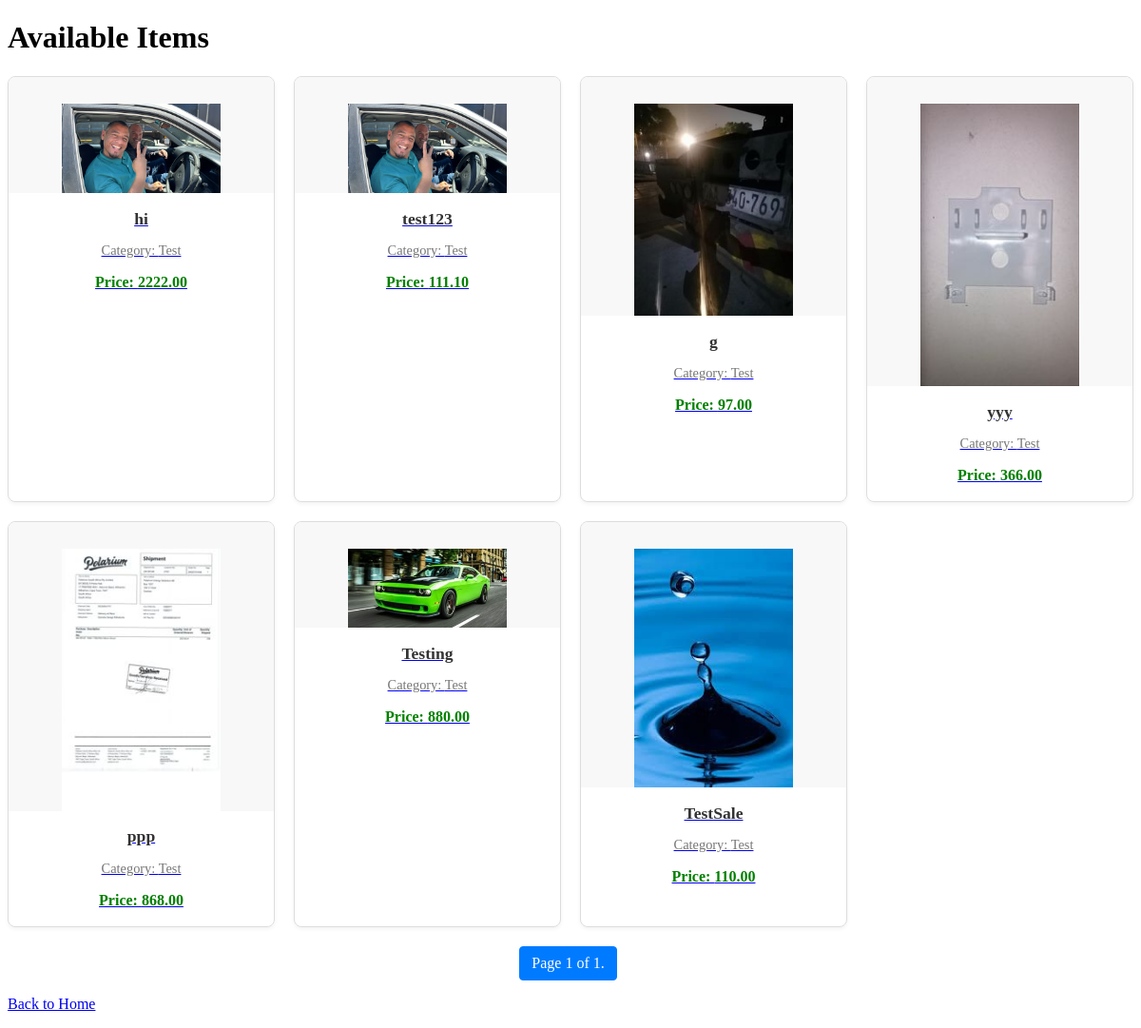
/item_list/, run on the app's committed database.
### marketplace/models.py (models this page shows, shortened)
class Item(models.Model):
    seller = models.ForeignKey(User, on_delete=models.CASCADE)
    title = models.CharField(max_length=200)
    description = models.TextField()
    category = models.ForeignKey(Category, on_delete=models.CASCADE)
    condition = models.CharField(
        max_length=50,
        choices=[
            ('new', 'New'),
            ('like_new', 'Like New'),
            ('very_good', 'Very Good'),
            ('good', 'Good'),
            ('fair', 'Fair'),
            ('damaged', 'Damaged'),
        ],
        default='good'
    )
    price = models.DecimalField(max_digits=10, decimal_places=2)
    selling_price = models.DecimalField(max_digits=10, decimal_places=2,
                                        null=True, blank=True)  # ADD THIS LINE
    image1 = models.ImageField(upload_to='item_images/', null=True, blank=True)
    image2 = models.ImageField(upload_to='item_images/', null=True, blank=True)
    image3 = models.ImageField(upload_to='item_images/', null=True, blank=True)
    image4 = models.ImageField(upload_to='item_images/', null=True, blank=True)
    image5 = models.ImageField(upload_to='item_images/', null=True, blank=True)
    image6 = models.ImageField(upload_to='item_images/', null=True, blank=True)
    image1_thumbnail = models.ImageField(upload_to='item_thumbnails/', blank=True, null=True)
    image2_thumbnail = models.ImageField(upload_to='item_thumbnails/', blank=True, null=True)
    image3_thumbnail = models.ImageField(upload_to='item_thumbnails/', blank=True, null=True)
    image4_thumbnail = models.ImageField(upload_to='item_thumbnails/', blank=True, null=True)
    image5_thumbnail = models.ImageField(upload_to='item_thumbnails/', blank=True, null=True)
    image6_thumbnail = models.ImageField(upload_to='item_thumbnails/', blank=True, null=True)
    created_at = models.DateTimeField(auto_now_add=True)
    updated_at = models.DateTimeField(auto_now=True)
    buyer = models.ForeignKey(User, on_delete=models.SET_NULL, related_name='bought_items', null=True, blank=True)
    sold = models.BooleanField(default=False)

class Category(models.Model):
    name = models.CharField(max_length=100, unique=True)
    class Meta:
        verbose_name_plural = "Categories"

### marketplace/views.py (the view)
# urls.py: path('item_list/', views.item_list_view, name='item_list'),
def item_list_view(request):
    item_list = Item.objects.all().order_by('-created_at')
    per_page = 12
    paginator = Paginator(item_list, per_page)
    page = request.GET.get('page')
    try:
        items = paginator.page(page)
    except PageNotAnInteger:
        items = paginator.page(1)
    except EmptyPage:
        items = paginator.page(paginator.num_pages)
    print(f"Type of 'items' in view: {type(items)}")
    print(f"'items.has_previous' in view: {hasattr(items, 'has_previous')}")
    print(f"'items.has_next' in view: {hasattr(items, 'has_next')}")
    print(f"'items.number' in view: {getattr(items, 'number', 'N/A')}")
    print(f"'items.paginator.num_pages' in view: {getattr(items.paginator, 'num_pages', 'N/A') if hasattr(items, 'paginator') else 'N/A'}")
    print(f"Number of items in item_list queryset: {item_list.count()}")
    print(f"Paginator per_page: {paginator.per_page}") # Add this line
    print(f"Paginator count: {paginator.count}")       # Add this line
    context = {'items': items}
    return render(request, 'marketplace/item_list.html', context)

### marketplace/templates/marketplace/item_list.html (shortened to what this page needs)
<!DOCTYPE html>
<html>
<head>
</head>
<body>
    <h1>Available Items</h1>
    {% if items %}
        <div class="item-grid-container">
            {% for item in items %}
                <div class="item-card">
                    <a href="{% url 'item_detail' item.id %}" class="card-link">
                        <div class="card-image-container">
                            {% if item.image1 or item.image2 or item.image3 or item.image4 or item.image5 or item.image6 %}
                                {% if item.image1_thumbnail %}
                                    <img src="{{ item.image1_thumbnail.url }}" alt="{{ item.title }}" class="card-image-thumbnail">
                                {% else %}
                                     <img src="{{ item.image1.url }}" alt="{{ item.title }}" class="card-image-thumbnail">
                                {% endif %}
                            {% else %}
                                <div style="height: 100%; display: flex; align-items: center; justify-content: center;">No Image</div>
                            {% endif %}
                        </div>
                        <div class="card-details">
                            <h2 class="card-title">{{ item.title }}</h2>
                            <p class="card-category">Category: {{ item.category.name }}</p>
                            <p class="card-price">Price: {{ item.selling_price }}</p>
                        </div>
                    </a>
                </div>
            {% endfor %}
        </div>
        <div class="pagination">
            <span class="step-links">
                <span class="current">
                    Page {{ items.number }} of {{ items.paginator.num_pages }}.
                </span>
            </span>
        </div>
    {% else %}
        <p>No items listed yet.</p>
    {% endif %}
    <p><a href="{% url 'home' %}">Back to Home</a></p>
</body>
</html>

### marketplace/templates/marketplace/item_list.html (style rules this page uses)
.item-grid-container { display: grid; grid-template-columns: repeat(auto-fit, minmax(250px, 1fr)); gap: 20px; margin-top: 20px; }
.item-card { border: 1px solid #ddd; border-radius: 8px; overflow: hidden; box-shadow: 0 2px 4px rgba(0, 0, 0, 0.05); transition: transform 0.2s ease-in-out; }
.card-image-container { position: relative; overflow: hidden; width: 100%; padding-top: 10%; display: flex; align-items: center; justify-content: center; background-color: #f8f8f8; }
.card-image-thumbnail { max-width: 60%; max-height: 60%; object-fit: contain; }
.card-details { padding: 2px; text-align: center; }
.card-title { font-size: 1.1em; font-weight: bold; margin-bottom: 5px; color: #333; text-decoration: none; }
.card-category { font-size: 0.9em; color: #777; margin-bottom: 8px; }
.card-price { font-weight: bold; color: green; font-size: 1em; }
.pagination { margin-top: 20px; text-align: center; }
.pagination a, .pagination span.current { display: inline-block; padding: 8px 12px; margin-right: 5px; border: 1px solid #ccc; border-radius: 4px; text-decoration: none; color: #333; }
.pagination span.current { background-color: #007bff; color: white; border-color: #007bff; }

### data on the page
Item: image1 (picture), title "hi", category.name "Test", selling_price "2222.00"
Item: image1 (picture), title "test123", category.name "Test", selling_price "111.10"
Item: image1_thumbnail (picture), title "g", category.name "Test", selling_price "97.00"
Item: image1_thumbnail (picture), title "yyy", category.name "Test", selling_price "366.00"
Item: image1_thumbnail (picture), title "ppp", category.name "Test", selling_price "868.00"
Item: image1_thumbnail (picture), title "Testing", category.name "Test", selling_price "880.00"
Item: image1_thumbnail (picture), title "TestSale", category.name "Test", selling_price "110.00"

### other printed values
{{ items.number }} "1"
{{ items.paginator.num_pages }} "1"
